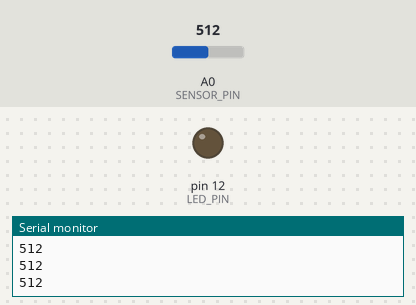
Bench run of a sketch on a simulated Arduino Uno, built with avr-gcc and run on an emulated ATmega328P. On the bench: output pins drawn as LEDs (lit = HIGH), the last lines printed to the serial monitor. The test bench sets the inputs (shaded band); at power-on: A0 (SENSOR_PIN) = 512.

Above: at 1.2 s.
1.3 s: A0 (SENSOR_PIN) set to 307
4.3 s: A0 (SENSOR_PIN) set to 285
At 7.1 s:
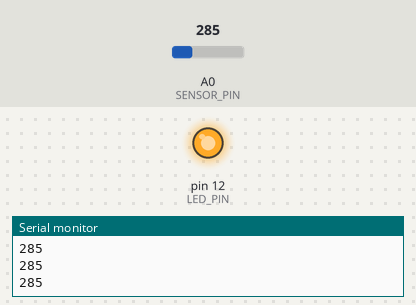
7.3 s: A0 (SENSOR_PIN) set to 389
10.3 s: A0 (SENSOR_PIN) set to 410
At 13.0 s:
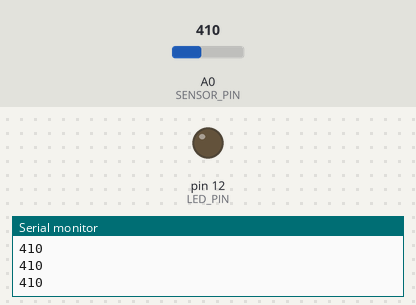
13.3 s: A0 (SENSOR_PIN) set to 122
At 16.8 s:
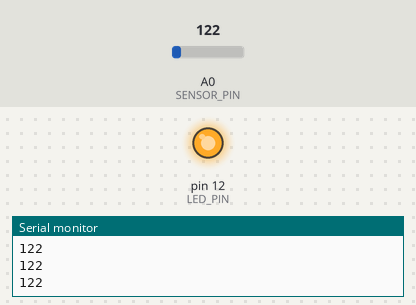
Timing chart, 0 to 17.3 s (numbered marks = the images above; inputs shaded):
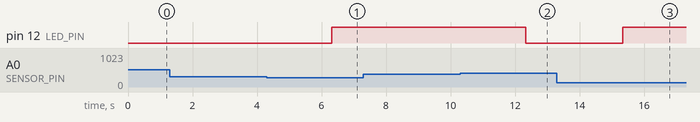

Measured:
- the behaviour switches between 300 and 299 on A0 (SENSOR_PIN) (found by bisection; images 0 and 1)
- the behaviour switches between 400 and 401 on A0 (SENSOR_PIN) (found by bisection; images 1 and 2)
- after the input at 4.3 s, pin 12 (LED_PIN): LOW → HIGH after 2.0 s
- after the input at 10.3 s, pin 12 (LED_PIN): HIGH → LOW after 2.0 s
- after the input at 13.3 s, pin 12 (LED_PIN): LOW → HIGH after 2.0 s

The sketch:

b04.ino
```cpp
// MakerNest Origins · bench 04 · a light that waits before it changes its mind
// Same circuit as bench 02. Two lines instead of one, and a wait.
// The LED comes on below ON_BELOW and only goes off again above OFF_ABOVE.
// Either change has to stay true for WAIT milliseconds before it happens.

const int SENSOR_PIN = A0;
const int LED_PIN = 12;
const int ON_BELOW = 300;
const int OFF_ABOVE = 400;   // the gap between the two lines stops it chattering
const unsigned long WAIT = 2000;

bool ledOn = false;
unsigned long wantedSince = 0;   // when the light first asked for a change

void setup() {
  pinMode(LED_PIN, OUTPUT);
  Serial.begin(9600);
}

void loop() {
  int light = analogRead(SENSOR_PIN);
  Serial.println(light);

  bool wantChange = (!ledOn && light < ON_BELOW) || (ledOn && light > OFF_ABOVE);
  if (!wantChange) {
    wantedSince = 0;                       // the light changed its mind: start again
  } else if (wantedSince == 0) {
    wantedSince = millis();                // the light has asked: start the clock
  } else if (millis() - wantedSince >= WAIT) {
    ledOn = !ledOn;                        // it asked for long enough: change
    digitalWrite(LED_PIN, ledOn ? HIGH : LOW);
    wantedSince = 0;
  }
  delay(100);
}
```
